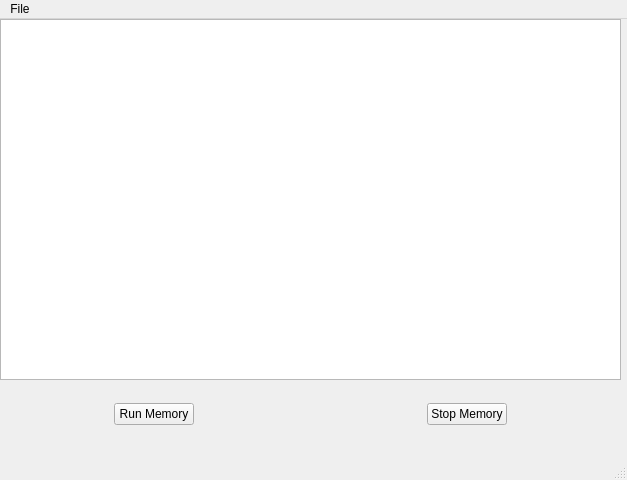
<?xml version="1.0" encoding="UTF-8"?>
<ui version="4.0">
 <class>MainWindow</class>
 <widget class="QMainWindow" name="MainWindow">
  <property name="geometry">
   <rect>
    <x>0</x>
    <y>0</y>
    <width>627</width>
    <height>480</height>
   </rect>
  </property>
  <property name="windowTitle">
   <string>MainWindow</string>
  </property>
  <widget class="QWidget" name="centralwidget">
   <widget class="QWidget" name="horizontalLayoutWidget">
    <property name="geometry">
     <rect>
      <x>0</x>
      <y>360</y>
      <width>621</width>
      <height>71</height>
     </rect>
    </property>
    <layout class="QHBoxLayout" name="horizontalLayout">
     <item alignment="Qt::AlignHCenter">
      <widget class="QPushButton" name="pushButton_2">
       <property name="text">
        <string>Run Memory</string>
       </property>
      </widget>
     </item>
     <item alignment="Qt::AlignHCenter|Qt::AlignVCenter">
      <widget class="QPushButton" name="pushButton">
       <property name="maximumSize">
        <size>
         <width>101</width>
         <height>16777215</height>
        </size>
       </property>
       <property name="text">
        <string>Stop Memory</string>
       </property>
      </widget>
     </item>
    </layout>
   </widget>
   <widget class="QTextEdit" name="textEdit">
    <property name="geometry">
     <rect>
      <x>0</x>
      <y>0</y>
      <width>621</width>
      <height>361</height>
     </rect>
    </property>
   </widget>
  </widget>
  <widget class="QMenuBar" name="menubar">
   <property name="geometry">
    <rect>
     <x>0</x>
     <y>0</y>
     <width>627</width>
     <height>22</height>
    </rect>
   </property>
   <widget class="QMenu" name="menuFile">
    <property name="title">
     <string>File</string>
    </property>
    <addaction name="actionQuit"/>
   </widget>
   <addaction name="menuFile"/>
  </widget>
  <widget class="QStatusBar" name="statusbar"/>
  <action name="actionQuit">
   <property name="text">
    <string>Quit</string>
   </property>
  </action>
 </widget>
 <resources/>
 <connections/>
</ui>
